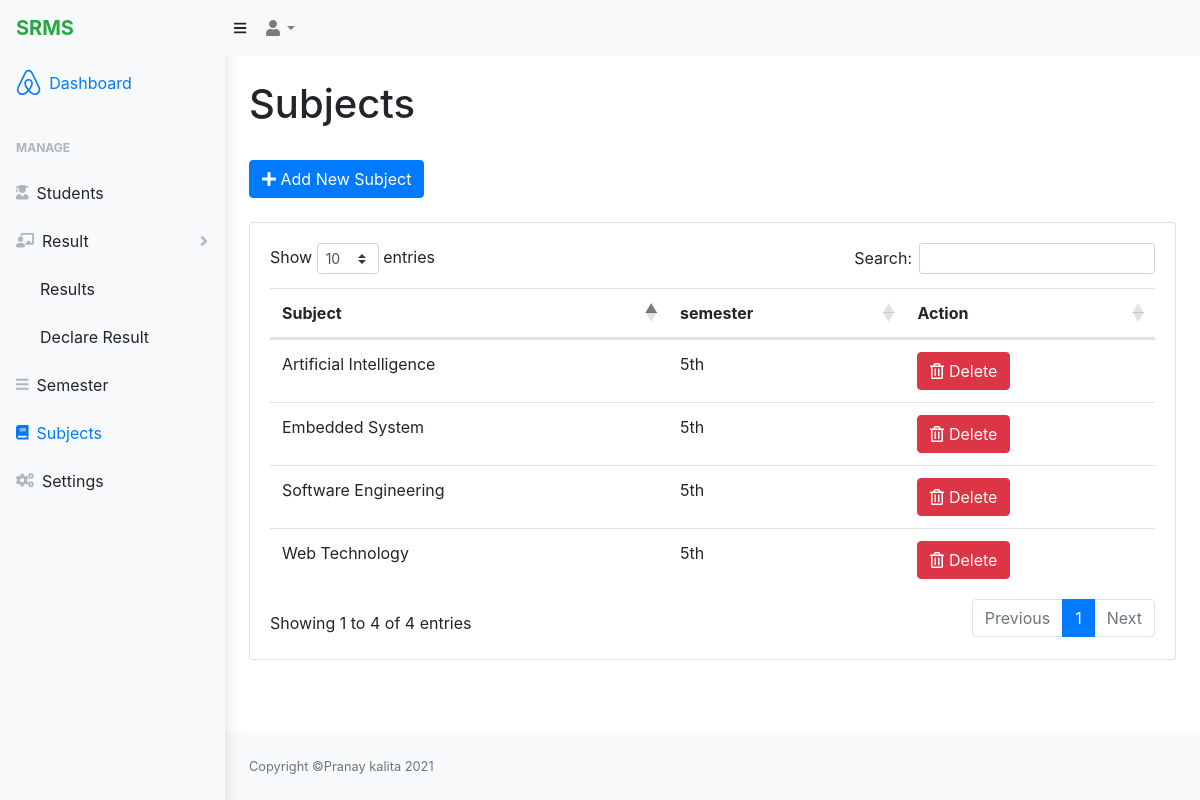
Page /admin/subjects.php (signed in) on the committed database.
### tables this page shows
CREATE TABLE `subjects_tb` (
  `id` int(11) NOT NULL,
  `subject` varchar(255) NOT NULL,
  `semester` varchar(255) NOT NULL
);

### admin/subjects.php (the view, shortened to what this page needs)
<?Php include('common/sidenav.php');
?>
<div id="layoutSidenav_content">
    <main>
        <div class="container-fluid">
            <h1 class="mt-4">Subjects</h1>
            <div class="row">
                <div class="col-sm-4 my-4">
                    <button type="button" class="btn btn-primary"  data-toggle="modal" data-target="#insertsub"><i class="fa fa-plus"></i> Add New Subject</button>
                </div>
            </div>
            <div class="card mb-4">
                <div class="card-body">
                    <div class="table-responsive">
                        <table class="table " id="dataTable" width="100%" cellspacing="0">
                            <thead>
                                <tr>
                                    <th>Subject</th>
                                    <th>semester</th>
                                    <th>Action</th>
                                </tr>
                            </thead>
                            <tbody>
                                <?php
                                        $sql = "SELECT * FROM `subjects_tb`";
                                        $data = $conn->query($sql);
                                        while($row = $data->fetch_assoc())
                                        {
                                            echo '
                                            <tr>
                                                <td>'.$row["subject"].'</td>
                                                <td>'.$row["semester"].'</td>
                                                <td>
                                                    <form action="" method="post">
                                                    <input type="hidden" name="id" value='.$row["id"].'>
                                                    <button type="submit" class="btn btn-danger" name="delete" >
                                                    <i class="far fa-trash-alt"></i> Delete</button>
                                                    </form>
                                                </td>
                                            </tr>
                                            ';
                                        }
                                        ?>
                            </tbody>
                        </table>
                    </div>
                </div>
            </div>
        </div>
    </main>
    <?Php include('common/bottom.php') ?>

### admin/common/sidenav.php (shortened to what this page needs)
<!DOCTYPE html>
<html lang="en">
    <head>
        <link href="css/styles.css" rel="stylesheet" />
        <link href="https://cdn.datatables.net/1.10.20/css/dataTables.bootstrap4.min.css" rel="stylesheet" >
        <link rel="stylesheet" href="https://cdnjs.cloudflare.com/ajax/libs/font-awesome/5.15.2/css/all.min.css" />
        <link rel="stylesheet" href="https://cdn.jsdelivr.net/npm/bootstrap-select@1.13.14/dist/css/bootstrap-select.min.css">
    </head>
    <body class="sb-nav-fixed">
        <nav class="sb-topnav navbar navbar-expand navbar-light bg-light">
            <a class="navbar-brand text-success font-weight-bold" href="/admin/">SRMS</a>
            <button class="btn btn-link btn-sm order-1 order-lg-0" id="sidebarToggle" href="#"><i class="fas fa-bars"></i></button>
            <ul class="navbar-nav ml-auto ml-md-0">
                <li class="nav-item dropdown ml-auto">
                    <a class="nav-link dropdown-toggle" id="userDropdown" href="#" role="button" data-toggle="dropdown" aria-haspopup="true" aria-expanded="false"><i class="fas fa-user fa-fw"></i></a>
                </li>
            </ul>
        </nav>
        <div id="layoutSidenav">
            <div id="layoutSidenav_nav">
            <nav class="sb-sidenav accordion sb-sidenav-light shadow" id="sidenavAccordion">
                    <div class="sb-sidenav-menu">
                        <div class="nav">
                            <a class="nav-link active" href="dashboard.php">
                                <div class="sb-nav-link-icon"><i class="fab fa-airbnb fa-2x"></i></div>
                                Dashboard
                            </a>
                            <div class="sb-sidenav-menu-heading">Manage</div>
                            <a class="nav-link" href="students.php">
                                <div class="sb-nav-link-icon"><i class="fas fa-user-graduate"></i></div>
                                Students
                            </a>
                            <a class="nav-link collapsed" href="#" data-toggle="collapse" data-target="#collapseLayouts" aria-expanded="false" aria-controls="collapseLayouts">
                                <div class="sb-nav-link-icon"><i class="fas fa-chalkboard-teacher"></i></div>
                                Result
                                <div class="sb-sidenav-collapse-arrow"><i class="fas fa-angle-down"></i></div>
                            </a>
                            <div class="collapse show" id="collapseLayouts" aria-labelledby="headingOne" data-parent="#sidenavAccordion">
                                <nav class="sb-sidenav-menu-nested nav">
                                    <a class="nav-link" href="results.php">Results</a>
                                    <a class="nav-link" href="assignresults.php">Declare Result</a>
                                </nav>
                            </div>
                            <a class="nav-link" href="semester.php">
                                <div class="sb-nav-link-icon"><i class="fas fa-bars"></i></div>
                                Semester
                            </a>
                            <a class="nav-link" href="subjects.php">
                                <div class="sb-nav-link-icon"><i class="fas fa-book"></i></div>
                                Subjects
                            </a>
                            <a class="nav-link" href="settings.php">
                                <div class="sb-nav-link-icon"><i class="fas fa-cogs"></i></div>
                                Settings
                            </a>
                        </div>
                    </div>
                </nav>
            </div>

### admin/common/bottom.php (shortened to what this page needs)
<footer class="py-4 bg-light mt-auto">
    <div class="container-fluid">
        <div class="d-flex align-items-center justify-content-between small">
            <div class="text-muted">Copyright &copy;Pranay kalita 2021</div>
        </div>
    </div>
</footer>
</div>
</div>
</body>
</html>

### rows in the picture
subjects_tb: subject "Web Technology", semester "5th"
subjects_tb: subject "Embedded System", semester "5th"
subjects_tb: subject "Software Engineering", semester "5th"
subjects_tb: subject "Artificial Intelligence", semester "5th"
